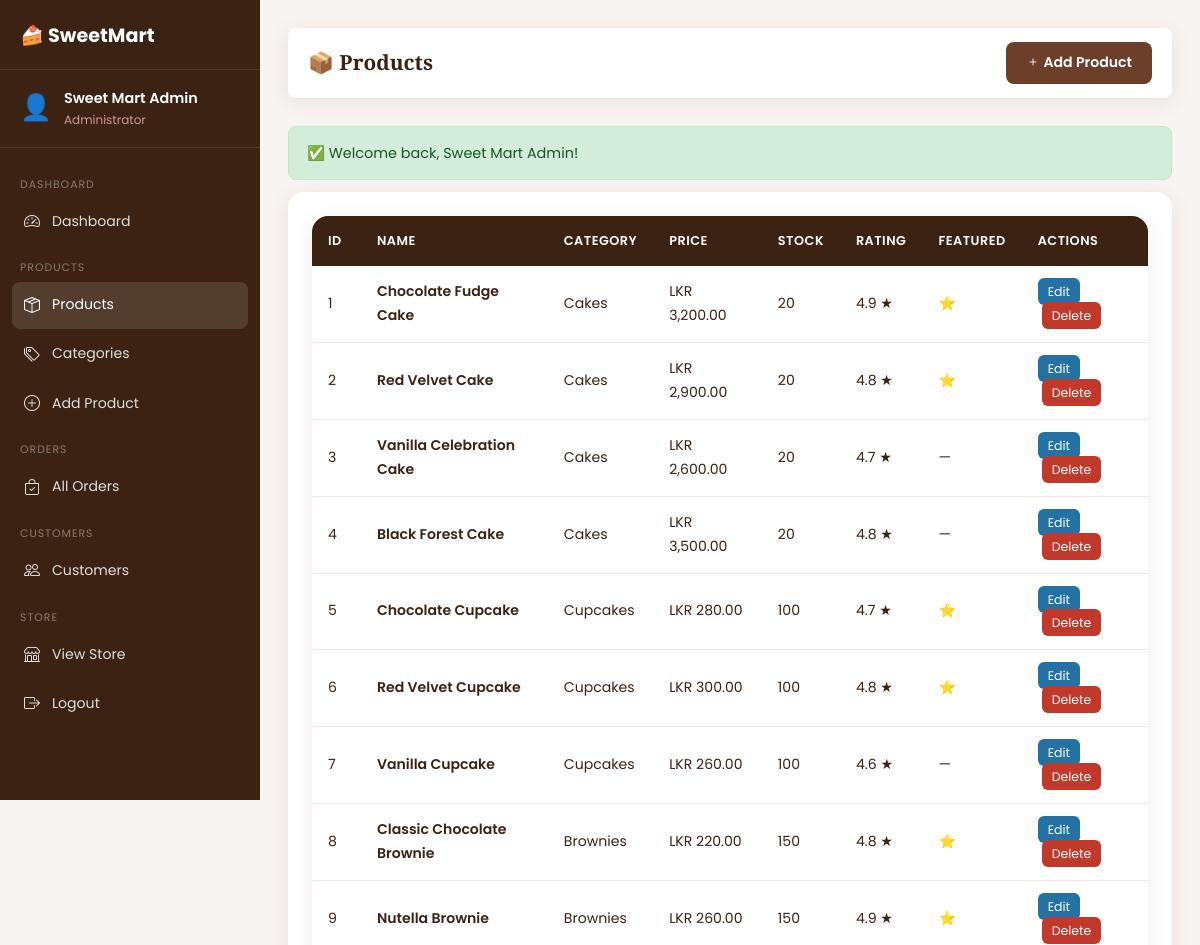
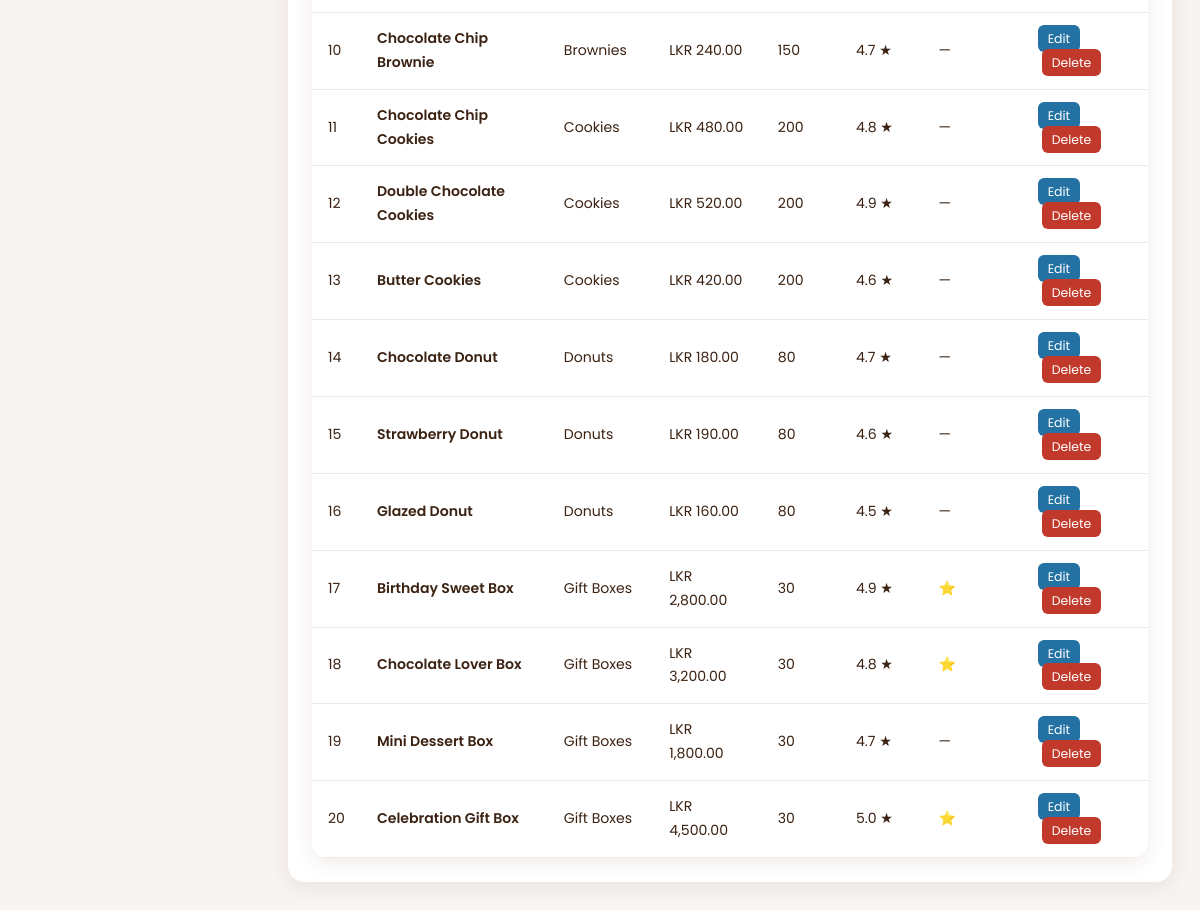
/admin/products.php (signed in), run on the app's committed database (2 pictures, top to bottom).
### tables this page shows
CREATE TABLE IF NOT EXISTS products (
    id INT AUTO_INCREMENT PRIMARY KEY,
    category_id INT NOT NULL,
    name VARCHAR(100) NOT NULL,
    description TEXT,
    price DECIMAL(10,2) NOT NULL,
    image VARCHAR(200) DEFAULT 'placeholder.jpg',
    flavours TEXT,
    sizes TEXT,
    rating DECIMAL(3,1) DEFAULT 4.5,
    reviews_count INT DEFAULT 0,
    stock INT DEFAULT 50,
    is_featured TINYINT(1) DEFAULT 0,
    created_at TIMESTAMP DEFAULT CURRENT_TIMESTAMP,
    FOREIGN KEY (category_id) REFERENCES categories(id) ON DELETE CASCADE
);

CREATE TABLE IF NOT EXISTS categories (
    id INT AUTO_INCREMENT PRIMARY KEY,
    name VARCHAR(50) NOT NULL,
    slug VARCHAR(50) NOT NULL UNIQUE,
    icon VARCHAR(50) DEFAULT '🍰'
);

### admin/products.php (the view, shortened to what this page needs)
<?php
require_once __DIR__ . "/../includes/db.php";
require_once __DIR__ . "/../includes/functions.php";
?>
<!DOCTYPE html>
<html lang="en">
<head>
<link href="https://cdn.jsdelivr.net/npm/bootstrap@5.3.2/dist/css/bootstrap.min.css" rel="stylesheet">
<link href="https://cdn.jsdelivr.net/npm/bootstrap-icons@1.11.1/font/bootstrap-icons.css" rel="stylesheet">
<link rel="stylesheet" href="../assets/css/style.css">
<link rel="stylesheet" href="../assets/css/admin.css">
</head>
<body class="admin-body">
<div class="admin-layout"><?php require __DIR__ . "/../includes/admin_sidebar.php"; ?>
<main class="admin-main">
  <div class="admin-topbar">
    <h2>📦 Products</h2>
    <a href="product_form.php" class="btn-admin-primary"><i class="bi bi-plus"></i> Add Product</a>
  </div>
  <?php
  $products = $conn->query("SELECT p.*,c.name AS cat FROM products p JOIN categories c ON p.category_id=c.id ORDER BY p.created_at DESC");
  ?>
  <div class="admin-card" style="overflow-x:auto;">
    <table class="admin-table">
      <thead><tr><th>ID</th><th>Name</th><th>Category</th><th>Price</th><th>Stock</th><th>Rating</th><th>Featured</th><th>Actions</th></tr></thead>
      <tbody>
        <?php while($p=$products->fetch_assoc()): ?>
        <tr>
          <td><?= $p['id'] ?></td>
          <td style="font-weight:600;"><?= clean($p['name']) ?></td>
          <td><?= clean($p['cat']) ?></td>
          <td><?= price($p['price']) ?></td>
          <td><?= $p['stock'] ?></td>
          <td><?= $p['rating'] ?> ★</td>
          <td><?= $p['is_featured']?"⭐":"—" ?></td>
          <td>
            <a href="product_form.php?id=<?= $p['id'] ?>" class="btn-admin-info" style="text-decoration:none;color:#fff;border-radius:6px;padding:5px 10px;font-size:.78rem;">Edit</a>
            <a href="products.php?delete=<?= $p['id'] ?>" class="btn-admin-danger ms-1" style="text-decoration:none;color:#fff;border-radius:6px;padding:5px 10px;font-size:.78rem;" onclick="return confirm('Delete this product?')">Delete</a>
          </td>
        </tr>
        <?php endwhile; ?>
      </tbody>
    </table>
  </div>
</main>
</div>
</body></html>

### assets/css/style.css (style rules this page uses)
:root { --cream:#FFF8F2;--pink:#E8A0A0;--pink-light:#FCE8E8;--brown:#6B3F2A;--brown-dark:#3B2212;--text:#3B2212;--card-bg:#fff;--shadow:0 4px 20px rgba(107,63,42,.10);--radius:16px;--radius-sm:8px; }
* { box-sizing:border-box;margin:0;padding:0; }
body { font-family:'Poppins',sans-serif;background:var(--cream);color:var(--text);line-height:1.7; }
h1,h2,h3,h4,h5 { font-family:'Playfair Display',serif;color:var(--brown-dark); }
a { text-decoration:none;color:inherit; }
.admin-layout { display:flex;min-height:100vh; }
.admin-main { margin-left:260px;flex:1;padding:28px;background:#f8f4f1;min-height:100vh; }
.admin-topbar { display:flex;justify-content:space-between;align-items:center;margin-bottom:28px;background:#fff;border-radius:var(--radius-sm);padding:14px 20px;box-shadow:var(--shadow); }
.admin-table { width:100%;border-collapse:collapse;background:#fff;border-radius:var(--radius);overflow:hidden;box-shadow:var(--shadow); }
.admin-table th { background:var(--brown-dark);color:#fff;padding:14px 16px;font-size:.8rem;font-weight:600;text-transform:uppercase;letter-spacing:.5px; }
.admin-table td { padding:14px 16px;border-bottom:1px solid #f0e8e0;font-size:.88rem; }

### assets/css/admin.css (style rules this page uses)
.admin-layout { display:flex;min-height:100vh; }
.admin-topbar h2 { font-size:1.3rem;font-weight:600;margin:0;color:var(--brown-dark,#3B2212); }
.admin-card { background:#fff;border-radius:16px;box-shadow:0 4px 20px rgba(107,63,42,.10);padding:24px; }
.btn-admin-primary { background:#6B3F2A;color:#fff;border:none;border-radius:8px;padding:9px 20px;font-weight:600;cursor:pointer;font-size:.88rem;transition:.2s; }
.btn-admin-danger { background:#c0392b;color:#fff;border:none;border-radius:8px;padding:7px 14px;font-size:.82rem;cursor:pointer; }
.btn-admin-info { background:#2471a3;color:#fff;border:none;border-radius:8px;padding:7px 14px;font-size:.82rem;cursor:pointer; }

### data on the page
products: id "1", name "Chocolate Fudge Cake", category.name "Cakes", price "LKR 3,200.00", stock "20", rating "4.9"
products: id "2", name "Red Velvet Cake", category.name "Cakes", price "LKR 2,900.00", stock "20", rating "4.8"
products: id "3", name "Vanilla Celebration Cake", category.name "Cakes", price "LKR 2,600.00", stock "20", rating "4.7"
products: id "4", name "Black Forest Cake", category.name "Cakes", price "LKR 3,500.00", stock "20", rating "4.8"
products: id "5", name "Chocolate Cupcake", category.name "Cupcakes", price "LKR 280.00", stock "100", rating "4.7"
products: id "6", name "Red Velvet Cupcake", category.name "Cupcakes", price "LKR 300.00", stock "100", rating "4.8"
products: id "7", name "Vanilla Cupcake", category.name "Cupcakes", price "LKR 260.00", stock "100", rating "4.6"
products: id "8", name "Classic Chocolate Brownie", category.name "Brownies", price "LKR 220.00", stock "150", rating "4.8"
products: id "9", name "Nutella Brownie", category.name "Brownies", price "LKR 260.00", stock "150", rating "4.9"
products: id "10", name "Chocolate Chip Brownie", category.name "Brownies", price "LKR 240.00", stock "150", rating "4.7"
products: id "11", name "Chocolate Chip Cookies", category.name "Cookies", price "LKR 480.00", stock "200", rating "4.8"
products: id "12", name "Double Chocolate Cookies", category.name "Cookies", price "LKR 520.00", stock "200", rating "4.9"
products: id "13", name "Butter Cookies", category.name "Cookies", price "LKR 420.00", stock "200", rating "4.6"
products: id "14", name "Chocolate Donut", category.name "Donuts", price "LKR 180.00", stock "80", rating "4.7"
products: id "15", name "Strawberry Donut", category.name "Donuts", price "LKR 190.00", stock "80", rating "4.6"
products: id "16", name "Glazed Donut", category.name "Donuts", price "LKR 160.00", stock "80", rating "4.5"
products: id "17", name "Birthday Sweet Box", category.name "Gift Boxes", price "LKR 2,800.00", stock "30", rating "4.9"
products: id "18", name "Chocolate Lover Box", category.name "Gift Boxes", price "LKR 3,200.00", stock "30", rating "4.8"
products: id "19", name "Mini Dessert Box", category.name "Gift Boxes", price "LKR 1,800.00", stock "30", rating "4.7"
products: id "20", name "Celebration Gift Box", category.name "Gift Boxes", price "LKR 4,500.00", stock "30", rating "5.0"

### other printed values
$_SESSION['full_name'] "Sweet Mart Admin"
$icon "✅"
$f['msg'] "Welcome back, Sweet Mart Admin!"
